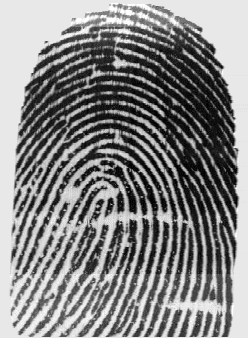
%> input picture BIO/Fingerprint/Code/ddbb/Unknown.png, 248 x 338 px
$ octave identification_1_19.m   (GNU Octave 9; MATLAB toolbox functions it lacks are replaced by stand-ins)
%> lines starting %> are read from the running program, lines starting %| are printed output that depends on the picture
### BIO/Fingerprint/Code/data/fft_enhance_cubs.m
%--------------------------------------------------------------------------
%fft_enhance_cubs
%enhances the fingerprint image
%syntax:
%[oimg,fimg,bwimg,eimg,enhimg] =  fft_enhance_cubs(img, BLKSZ)
%oimg -  [OUT] block orientation image(can be viewed using
%        view_orientation_image.m)
%fimg  - [OUT] block frequency image(indicates ridge spacing)
%bwimg - [OUT] shows angular bandwidth image(filter bandwidth adapts near the
%        singular points)
%eimg  - [OUT] energy image. Indicates the 'ridgeness' of a block (can be
%        used for fingerprint segmentation)
%enhimg- [OUT] enhanced image
%img   - [IN]  input fingerprint image (HAS to be of DOUBLE type)
%Contact:
%   ssc5@eng.buffalo.edu
%   www.eng.buffalo.edu/~ssc5
%Reference:
%S. Chikkerur,C. Wu and Govindaraju, "A Systematic approach for
%feature extraction in fingerprint images",ICBA 2004
%--------------------------------------------------------------------------
function [cimg, oimg,fimg,bwimg,eimg,enhimg] =  fft_enhance_cubs(img, BLKSZ)
    global NFFT;

    if BLKSZ > 0
% [7 lines of commented-out code are left out]
       NFFT        =   32;     %size of FFT
%        BLKSZ       =   12;     %size of the block
       OVRLP       =   round(BLKSZ/2);      %size of overlap
       ALPHA       =   0.5;    %root filtering
       RMIN        =   3;      %min allowable ridge spacing
       RMAX        =   18;     %maximum allowable ridge spacing
       ESTRETCH    =   20;     %for contrast enhancement
       ETHRESH     =   6;      %threshold for the energy

    else
       NFFT        =   32;     %size of FFT
       BLKSZ       =   12;     %size of the block
       OVRLP       =   6;      %size of overlap
       ALPHA       =   0.5;    %root filtering
       RMIN        =   3;      %min allowable ridge spacing
       RMAX        =   18;     %maximum allowable ridge spacing
       ESTRETCH    =   20;     %for contrast enhancement
       ETHRESH     =   6;      %threshold for the energy
    end

    [nHt,nWt]   =   size(img);
    img         =   double(img);    %convert to DOUBLE
    nBlkHt      =   floor((nHt-2*OVRLP)/BLKSZ);
    nBlkWt      =   floor((nWt-2*OVRLP)/BLKSZ);
    fftSrc      =   zeros(nBlkHt*nBlkWt,NFFT*NFFT); %stores FFT
    nWndSz      =   BLKSZ+2*OVRLP; %size of analysis window.
    %-------------------------
    %allocate outputs
    %-------------------------
    oimg        =   zeros(nBlkHt,nBlkWt);
    fimg        =   zeros(nBlkHt,nBlkWt);
    bwimg       =   zeros(nBlkHt,nBlkWt);
    eimg        =   zeros(nBlkHt,nBlkWt);
    enhimg      =   zeros(nHt,nWt);

    %-------------------------
    %precomputations
    %-------------------------
    [x,y]       =   meshgrid(0:nWndSz-1,0:nWndSz-1);
    dMult       =   (-1).^(x+y); %used to center the FFT
    [x,y]       =   meshgrid(-NFFT/2:NFFT/2-1,-NFFT/2:NFFT/2-1);
    r           =   sqrt(x.^2+y.^2)+eps;
    th          =   atan2(y,x);
    th(th<0)    =   th(th<0)+pi;
    w           =   raised_cosine_window(BLKSZ,OVRLP); %spectral window

    %-------------------------
    %Load filters
    %-------------------------
    load angular_filters_pi_4;   %now angf_pi_4 has filter coefficients
    angf_pi_4 = angf;
    load angular_filters_pi_2;   %now angf_pi_2 has filter coefficients
    angf_pi_2 = angf;
    %-------------------------
    %Bandpass filter
    %-------------------------
    FLOW        =   NFFT/RMAX;
    FHIGH       =   NFFT/RMIN;

    dRLow       =   1./(1+(r/FHIGH).^4);    %low pass butterworth filter
    dRHigh      =   1./(1+(FLOW./r).^4);    %high pass butterworth filter
    dBPass      =   dRLow.*dRHigh;          %bandpass

    %-------------------------
    %FFT Analysis
    %-------------------------
    for i = 0:nBlkHt-1
        nRow = i*BLKSZ+OVRLP+1;
        for j = 0:nBlkWt-1
            nCol = j*BLKSZ+OVRLP+1;
            %extract local block
            blk     =   img(nRow-OVRLP:nRow+BLKSZ+OVRLP-1,nCol-OVRLP:nCol+BLKSZ+OVRLP-1);
            %remove dc
            dAvg    =   sum(sum(blk))/(nWndSz*nWndSz);
            blk     =   blk-dAvg;   %remove DC content
            blk     =   blk.*w;     %multiply by spectral window
            %--------------------------
            %do pre filtering
            %--------------------------
            blkfft  =   fft2(blk.*dMult,NFFT,NFFT);
            blkfft  =   blkfft.*dBPass;             %band pass filtering
            dEnergy =   abs(blkfft).^2;
            blkfft  =   blkfft.*sqrt(dEnergy);      %root filtering(for diffusion)
            fftSrc(nBlkWt*i+j+1,:) = transpose(blkfft(:));
            dEnergy =   abs(blkfft).^2;             %----REDUCE THIS COMPUTATION----
            %--------------------------
            %compute statistics
            %--------------------------
            dTotal          =   sum(sum(dEnergy))/(NFFT*NFFT);
            fimg(i+1,j+1)   =   NFFT/(compute_mean_frequency(dEnergy,r)+eps); %ridge separation
            oimg(i+1,j+1)   =   compute_mean_angle(dEnergy,th);         %ridge angle
            eimg(i+1,j+1)   =   log(dTotal+eps);                        %used for segmentation
        end;%for j
    end;%for i

    %-------------------------
    %precomputations
    %-------------------------
    [x,y]       =   meshgrid(-NFFT/2:NFFT/2-1,-NFFT/2:NFFT/2-1);
    dMult       =   (-1).^(x+y); %used to center the FFT

    %-------------------------
    %process the resulting maps
    %-------------------------
    for i = 1:3
        oimg = smoothen_orientation_image(oimg);            %smoothen orientation image
    end;
    fimg    =   smoothen_frequency_image(fimg,RMIN,RMAX,5); %diffuse frequency image
    cimg    =   compute_coherence(oimg);                    %coherence image for bandwidth
    bwimg   =   get_angular_bw_image(cimg);                 %QUANTIZED bandwidth image
    %-------------------------
    %FFT reconstruction
    %-------------------------
    for i = 0:nBlkHt-1
        for j = 0:nBlkWt-1
            try
            nRow = i*BLKSZ+OVRLP+1;
            nCol = j*BLKSZ+OVRLP+1;
            %--------------------------
            %apply the filters
            %--------------------------
            blkfft  =   reshape(transpose(fftSrc(nBlkWt*i+j+1,:)),NFFT,NFFT);
            %--------------------------
            %reconstruction
            %--------------------------
            af      =   get_angular_filter(oimg(i+1,j+1),bwimg(i+1,j+1),angf_pi_4,angf_pi_2);
            blkfft  =   blkfft.*(af);
            blk     =   real(ifft2(blkfft).*dMult);
            enhimg(nRow:nRow+BLKSZ-1,nCol:nCol+BLKSZ-1)=blk(OVRLP+1:OVRLP+BLKSZ,OVRLP+1:OVRLP+BLKSZ);
            end
        end;%for j
    end;%for i
    %end block processing
    %--------------------------
    %contrast enhancement
    %--------------------------
    enhimg =sqrt(abs(enhimg)).*sign(enhimg);
    mx     =max(max(enhimg));
    mn     =min(min(enhimg));
    enhimg =uint8((enhimg-mn)/(mx-mn)*254+1);

    %--------------------------
    %clean up the image
    %--------------------------
    emsk  = imresize(eimg,[nHt,nWt]);
    enhimg(emsk<ETHRESH) = 128;
%end function fft_enhance_cubs

%-----------------------------------
%raised_cosine
%returns 1D spectral window
%syntax:
%y = raised_cosine(nBlkSz,nOvrlp)
%y      - [OUT] 1D raised cosine function
%nBlkSz - [IN]  the window is constant here
%nOvrlp - [IN]  the window has transition here
%-----------------------------------
function y = raised_cosine(nBlkSz,nOvrlp)
    nWndSz  =   (nBlkSz+2*nOvrlp);
    x       =   abs(-nWndSz/2:nWndSz/2-1);
    y       =   0.5*(cos(pi*(x-nBlkSz/2)/nOvrlp)+1);
    y(abs(x)<nBlkSz/2)=1;
%end function raised_cosine

%-----------------------------------
%raised_cosine_window
%returns 2D spectral window
%syntax:
%w = raised_cosine_window(blksz,ovrlp)
%w      - [OUT] 1D raised cosine function
%nBlkSz - [IN]  the window is constant here
%nOvrlp - [IN]  the window has transition here
%-----------------------------------
function w = raised_cosine_window(blksz,ovrlp)
    y = raised_cosine(blksz,ovrlp);
    w = y(:)*y(:)';
%end function raised_cosine_window

%---------------------------------------------------------------------
%get_angular_filter
%generates an angular filter centered around 'th' and with bandwidth 'bw'
%the filters in angf_xx are precomputed using angular_filter_bank.m
%syntax:
%r = get_angular_filter(t0,bw)
%r - [OUT] angular filter of size NFFTxNFFT
%t0- mean angle (obtained from orientation image)
%bw- angular bandwidth(obtained from bandwidth image)
%angf_xx - precomputed filters (using angular_filter_bank.m)
%-----------------------------------------------------------------------
% [14 lines left out: function get_angular_filter, not called in this run]
%end function get_angular_filter


%-----------------------------------------------------------
%get_angular_bw_image
%the bandwidth allocation is currently based on heuristics
%(domain knowledge :)).
%syntax:
%bwimg = get_angular_bw_image(c)
%-----------------------------------------------------------
function bwimg = get_angular_bw_image(c)
    bwimg   =   zeros(size(c));
    bwimg(:,:)    = pi/2;                       %med bw
    bwimg(c<=0.7) = pi;                         %high bw
    bwimg(c>=0.9) = pi/4;                       %low bw
%end function get_angular_bw


%-----------------------------------------------------------
%get_angular_bw_image
%the bandwidth allocation is currently based on heuristics
%(domain knowledge :)).
%syntax:
%bwimg = get_angular_bw_image(c)
%-----------------------------------------------------------
% [10 lines left out: function compute_mean_angle, not called in this run]
%end function compute_mean_angle

%-----------------------------------------------------------
%get_angular_bw_image
%the bandwidth allocation is currently based on heuristics
%(domain knowledge :)).
%syntax:
%bwimg = get_angular_bw_image(c)
%-----------------------------------------------------------
% [5 lines left out: function compute_mean_frequency, not called in this run]
%end function compute_mean_angle

### BIO/Fingerprint/Code/data/smoothen_frequency_image.m
%------------------------------------------------------------------------
%smoothen_frequency_image
%smoothens the frequency image through a process of diffusion
%Usage:
%new_oimg = smoothen_frequency_image(fimg,RLOW,RHIGH,diff_cycles)
%fimg       - frequency image image
%nimg       - filtered frequency image
%RLOW       - lowest allowed ridge separation
%RHIGH      - highest allowed ridge separation
%diff_cyles - number of diffusion cycles
%Contact:
%   ssc5@eng.buffalo.edu
%   www.eng.buffalo.edu/~ssc5
%Reference:
%S. Chikkerur, C.Wu and V. Govindaraju, "Systematic approach for feature
%extraction in Fingerprint Images", ICBA 2004
%------------------------------------------------------------------------
function nfimg = smoothen_frequency_image(fimg,RLOW,RHIGH,diff_cycles)
    valid_nbrs  =   3; %uses only pixels with more then valid_nbrs for diffusion
    [ht,wt]     =   size(fimg);
    nfimg       =   fimg;
    N           =   1;

    %---------------------------------
    %perform diffusion
    %---------------------------------
    h           =   fspecial('gaussian',2*N+1);
    cycles      =   0;
    invalid_cnt = sum(sum(fimg<RLOW | fimg>RHIGH));
    while((invalid_cnt>0 &cycles < diff_cycles) | cycles < diff_cycles)
        %---------------
        %pad the image
        %---------------
        fimg    =   [flipud(fimg(1:N,:));fimg;flipud(fimg(ht-N+1:ht,:))]; %pad the rows
        fimg    =   [fliplr(fimg(:,1:N)),fimg,fliplr(fimg(:,wt-N+1:wt))]; %pad the cols
        %---------------
        %perform diffusion
        %---------------
        for i=N+1:ht+N
         for j = N+1:wt+N
                blk = fimg(i-N:i+N,j-N:j+N);
                msk = (blk>=RLOW & blk<=RHIGH);
                if(sum(sum(msk))>=valid_nbrs)
                    blk           =blk.*msk;
                    nfimg(i-N,j-N)=sum(sum(blk.*h))/sum(sum(h.*msk));
                else
                    nfimg(i-N,j-N)=-1; %invalid value
                end;
         end;
        end;
        %---------------
        %prepare for next iteration
        %---------------
        fimg        =   nfimg;
        invalid_cnt =   sum(sum(fimg<RLOW | fimg>RHIGH));
        cycles      =   cycles+1;
    end;
    cycles;
%end function smoothen_orientation_image

### BIO/Fingerprint/Code/data/compute_coherence.m
%------------------------------------------------------------------------
%compute_coherence
%Computes the coherence image.
%Usage:
%[cimg] = compute_coherence(oimg)
%oimg - orientation image
%cimg - coherence image(0-low coherence,1-high coherence)
%Contact:
%   ssc5@eng.buffalo.edu
%   www.eng.buffalo.edu/~ssc5
%Reference:
%A. Ravishankar Rao,"A taxonomy of texture description", Springer Verlag
%------------------------------------------------------------------------
function [cimg] = compute_coherence(oimg)
    [h,w]   =   size(oimg);
    cimg    =   zeros(h,w);
    N       =   2;
    %---------------
    %pad the image
    %---------------
    oimg    =   [flipud(oimg(1:N,:));oimg;flipud(oimg(h-N+1:h,:))]; %pad the rows
    oimg    =   [fliplr(oimg(:,1:N)),oimg,fliplr(oimg(:,w-N+1:w))]; %pad the cols
    %compute coherence
    for i=N+1:h+N
        for j = N+1:w+N
            th  = oimg(i,j);
            blk = oimg(i-N:i+N,j-N:j+N);
            cimg(i-N,j-N)=sum(sum(abs(cos(blk-th))))/((2*N+1).^2);
        end;
    end;
%end function compute_coherence

### BIO/Fingerprint/Code/extract_minutiae.m
function [valid_x,valid_y]=extract_minutiae(I,minutiae_window,minutiae_margin,val_window)

    % Enhance
    [nil, nil,nil,nil,relI,enhI] =  fft_enhance_cubs(I, -1);
    % Quality map
    [nil, binI, nil, nil, nil] =  testfin(enhI);
    % Binarize and Segment Fingerprint
    threshold=0.9;
    binI(relI<threshold)=0;
    inv_binI = (binI == 0);
    %Fingerprint Skeleton
    thin =  bwmorph(inv_binI, 'thin',Inf);

    %Minutiae Extractor
    [minutiae, minutiae_x, minutiae_y,nil]=extraction(thin,minutiae_window,minutiae_margin);

    %Minutiae Validation
    [nil, valid_x, valid_y, nil]=validation(thin,minutiae,val_window);

end

### BIO/Fingerprint/Code/data/testfin.m
% TESTFIN
%
% Function to demonstrate use of fingerprint code
%
% Usage:  [newim, binim, mask, reliability] =  testfin(im);
%
% Argument:   im -  Fingerprint image to be enhanced.
%
% Returns:    newim - Ridge enhanced image.
%             binim - Binary version of enhanced image.
%             mask  - Ridge-like regions of the image
%             reliability - 'Reliability' of orientation data

% Peter Kovesi
% School of Computer Science & Software Engineering
% The University of Western Australia
% pk at csse uwa edu au
% http://www.csse.uwa.edu.au/~pk
%
% January 2005


function [newim, binim, mask, reliability, orientim] =  testfin(im)

    if nargin == 0
	im = imread('finger.png');
    end

    % Identify ridge-like regions and normalise image
%     blksze = 5;   thresh = 0.085; %16, 0.1    FVC2002 DB1
%    blksze = 16;   thresh = 0.25; %16, 0.1    FVC2002 DB2
      blksze = 16;   thresh = 0.1; %  MIO
    [normim, mask] = ridgesegment(im, blksze, thresh);
    %show(normim,1);

    % Determine ridge orientations
    [orientim, reliability] = ridgeorient(normim, 1, 5, 5);  %FVC2002 DB1
%    [orientim, reliability] = ridgeorient(normim, 1, 5, 4);   %FVC2002 DB2
    %plotridgeorient(orientim, 20, im, 2)
%   show(reliability,6)

    % Determine ridge frequency values across the image
    blksze = 36;
    [freq, medfreq] = ridgefreq(normim, mask, orientim, 32, 5, 5, 15);
    %show(freq,3)

    % Actually I find the median frequency value used across the whole
    % fingerprint gives a more satisfactory result...
    freq = medfreq.*mask;

    % Now apply filters to enhance the ridge pattern
    newim = ridgefilter(normim, orientim, freq, 0.5, 0.5, 1);

    % Binarise, ridge/valley threshold is 0
    binim = newim > 0;

    % Display binary image for where the mask values are one and where
    % the orientation reliability is greater than 0.5
%    show(binim.*mask.*(reliability>0.5), 7)

### BIO/Fingerprint/Code/data/smoothen_orientation_image.m
%------------------------------------------------------------------------
%smoothen_orientation_image
%smoothens the orientation image through vectorial gaussian filtering
%Usage:
%new_oimg = smoothen_orientation_image(oimg)
%oimg     - orientation image
%new_oimg - filtered orientation image
%Contact:
%   ssc5@eng.buffalo.edu
%   www.eng.buffalo.edu/~ssc5
%Reference:
%M. Kaas and A. Witkin, "Analyzing oriented patterns", Computer Vision
%Graphics Image Processing 37(4), pp 362--385, 1987
%------------------------------------------------------------------------
function noimg = smoothen_orientation_image(oimg)
    %---------------------------
    %smoothen the image
    %---------------------------
    gx      =   cos(2*oimg);
    gy      =   sin(2*oimg);

    msk     =   fspecial('gaussian',5);
    gfx     =   imfilter(gx,msk,'symmetric','same');
    gfy     =   imfilter(gy,msk,'symmetric','same');
    noimg   =   atan2(gfy,gfx);
    noimg(noimg<0) = noimg(noimg<0)+2*pi;
    noimg   =   0.5*noimg;
%end function smoothen_orientation_image

### BIO/Fingerprint/Code/identification_1_19.m
% Fingerprint Biometrics Lab

clear all
close all
clc
addpath(genpath('.\data'));

opt_minut_window = 3;
opt_minut_margin = 8;
opt_val_window = 3;

%Load the unkonwn image
I_input=imread(['.\ddbb\Unknown.png']);
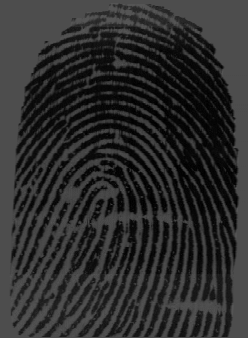
%> I_input: size 338x248 uint8; min 0, max 85, mean 45.1

%Based on main.m create a function extract_minutiae.m that outputs the
%X and Y positions of the minutiae already validated. Find the optimal
%parameters for this task
[valid_x_input,valid_y_input]=extract_minutiae(I_input,opt_minut_window,opt_minut_margin, opt_val_window);
%> in smoothen_frequency_image, `[ht,wt]     =   size(fimg);`: ht = 27; wt = 19
%> in smoothen_frequency_image, `invalid_cnt = sum(sum(fimg<RLOW | fimg>RHIGH));`: invalid_cnt = 20
%> the loop in smoothen_frequency_image, `while((invalid_cnt>0 &cycles < diff_cycles) | cycles < diff_cycles)` made 5 passes
%> invalid_cnt on passes 1 to 5: 12, 6, 3, 0, 0
%> pass 1, in smoothen_frequency_image, `fimg    =   [fliplr(fimg(:,1:N)),fimg,fliplr(fimg(:,wt-N+1:wt))];`:
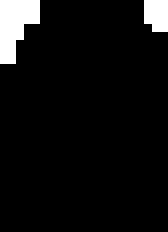
%> fimg: size 29x21 double (shown 8 times larger); min 5.55, max 1.44e+17, mean 8.99e+15; drawn with min black and max white
%> pass 2, in smoothen_frequency_image, `fimg    =   [fliplr(fimg(:,1:N)),fimg,fliplr(fimg(:,wt-N+1:wt))];`:
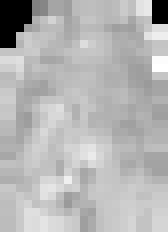
%> fimg: size 29x21 double (shown 8 times larger); min -1, max 12.84, mean 8.86; drawn with min black and max white
%> in compute_coherence, `[h,w]   =   size(oimg);`: h = 27; w = 19
%> in compute_coherence, `oimg    =   [fliplr(oimg(:,1:N)),oimg,fliplr(oimg(:,w-N+1:w))];`:
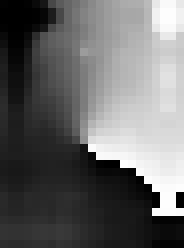
%> oimg: size 31x23 double (shown 8 times larger); min 0.000472, max 3.14, mean 1.28; drawn with min black and max white
%> the loop in compute_coherence, `for i=N+1:h+N` made 27 passes
%> after the loop in fft_enhance_cubs, `for i = 0:nBlkHt-1`:
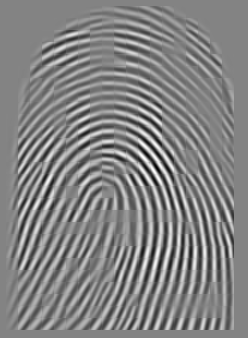
%> enhimg: size 338x248 double; min -236262.4, max 221294.9, mean 43.1; drawn with min black and max white
%> in fft_enhance_cubs, `enhimg =sqrt(abs(enhimg)).*sign(enhimg);`:
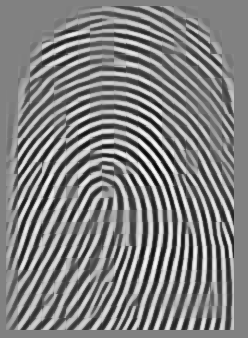
%> enhimg: size 338x248 double; min -486.1, max 470.4, mean -2.2; drawn with min black and max white
%> in fft_enhance_cubs, `mx     =max(max(enhimg));`: mx = 470.4
%> in fft_enhance_cubs, `mn     =min(min(enhimg));`: mn = -486.1
%> in fft_enhance_cubs, `emsk  = imresize(eimg,[nHt,nWt]);`:
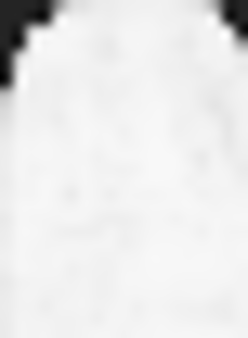
%> emsk: size 338x248 double; min -47.02, max 30.3, mean 23.8; drawn with min black and max white
%> in fft_enhance_cubs, `enhimg(emsk<ETHRESH) = 128;`: enhimg: size 338x248 uint8; min 1, max 255, mean 129.4
%> the run ends on the next line
